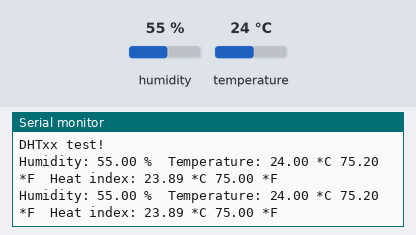
A sketch run on a simulated ESP8266 (NodeMCU). Parts: the last lines printed to the serial monitor. The test bench sets the inputs (shaded band); at power-on: humidity 55 %, temperature 24 °C.

Above: at 4.8 s.
4.9 s: humidity set to 22 %
At 7.5 s:
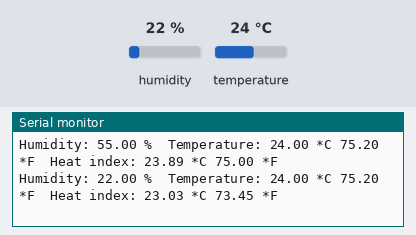
7.9 s: temperature set to 12 °C
At 9.3 s:
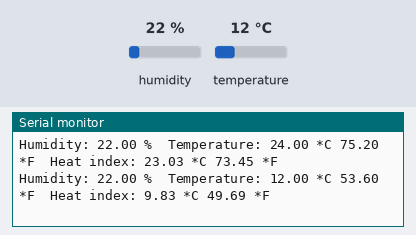
10.9 s: humidity set to 40 %
At 12.8 s:
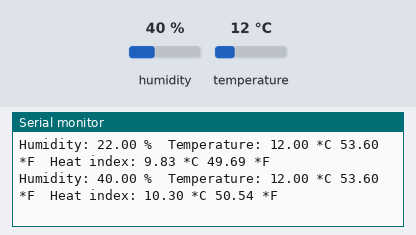
13.9 s: humidity set to 22 %
At 15.8 s:
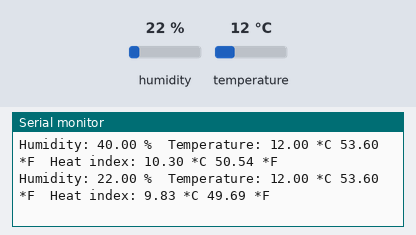
Timing chart, 0 to 17.3 s (numbered marks = the images above; inputs shaded):
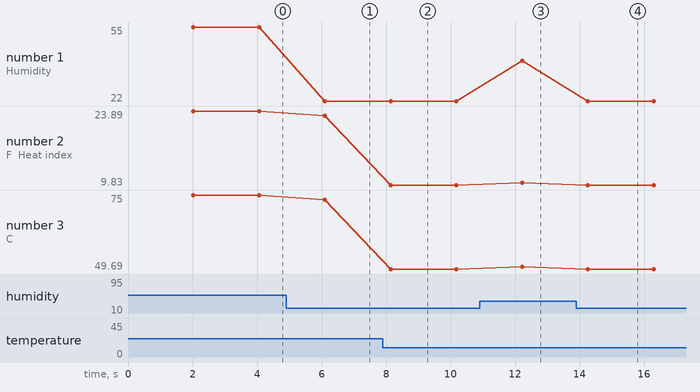

Measured:
- after the input at 4.9 s, the serial monitor: prints a new line after 1.2 s (image 1)
- after the input at 7.9 s, the serial monitor: prints a new line after 0.24 s (image 2)
- after the input at 10.9 s, the serial monitor: prints a new line after 1.3 s (image 3)
- after the input at 13.9 s, the serial monitor: prints a new line after 0.36 s (image 4)
- plotted number 1: 55 → 22 after the input at 4.9 s, 22 → 40 after the input at 10.9 s, 40 → 22 after the input at 13.9 s
- plotted number 2: 23.89 → 23.03 after the input at 4.9 s, 23.03 → 9.83 after the input at 7.9 s, 9.83 → 10.3 after the input at 10.9 s, 10.3 → 9.83 after the input at 13.9 s
- plotted number 3: 75 → 73.45 after the input at 4.9 s, 73.45 → 49.69 after the input at 7.9 s, 49.69 → 50.54 after the input at 10.9 s, 50.54 → 49.69 after the input at 13.9 s

The sketch:

DHTtest.ino
```cpp
// Example testing sketch for various DHT humidity/temperature sensors
// Written by ladyada, public domain

#include "DHT.h"

#define DHTPIN D2     // what pin we're connected to

// Uncomment whatever type you're using!
#define DHTTYPE DHT11   // DHT 11
//#define DHTTYPE DHT22   // DHT 22  (AM2302)
//#define DHTTYPE DHT21   // DHT 21 (AM2301)

// Connect pin 1 (on the left) of the sensor to +5V
// NOTE: If using a board with 3.3V logic like an Arduino Due connect pin 1
// to 3.3V instead of 5V!
// Connect pin 2 of the sensor to whatever your DHTPIN is
// Connect pin 4 (on the right) of the sensor to GROUND
// Connect a 10K resistor from pin 2 (data) to pin 1 (power) of the sensor

// Initialize DHT sensor.
// Note that older versions of this library took an optional third parameter to
// tweak the timings for faster processors.  This parameter is no longer needed
// as the current DHT reading algorithm adjusts itself to work on faster procs.
DHT dht(DHTPIN, DHTTYPE);

void setup() {
  Serial.begin(9600);
  Serial.println("DHTxx test!");

  dht.begin();
}

void loop() {
  // Wait a few seconds between measurements.
  delay(2000);

  // Reading temperature or humidity takes about 250 milliseconds!
  // Sensor readings may also be up to 2 seconds 'old' (its a very slow sensor)
  float h = dht.readHumidity();
  // Read temperature as Celsius (the default)
  float t = dht.readTemperature();
  // Read temperature as Fahrenheit (isFahrenheit = true)
  float f = dht.readTemperature(true);

  // Check if any reads failed and exit early (to try again).
  if (isnan(h) || isnan(t) || isnan(f)) {
    Serial.println("Failed to read from DHT sensor!");
    return;
  }

  // Compute heat index in Fahrenheit (the default)
  float hif = dht.computeHeatIndex(f, h);
  // Compute heat index in Celsius (isFahreheit = false)
  float hic = dht.computeHeatIndex(t, h, false);

  Serial.print("Humidity: ");
  Serial.print(h);
  Serial.print(" %\t");
  Serial.print("Temperature: ");
  Serial.print(t);
  Serial.print(" *C ");
  Serial.print(f);
  Serial.print(" *F\t");
  Serial.print("Heat index: ");
  Serial.print(hic);
  Serial.print(" *C ");
  Serial.print(hif);
  Serial.println(" *F");
}
```
